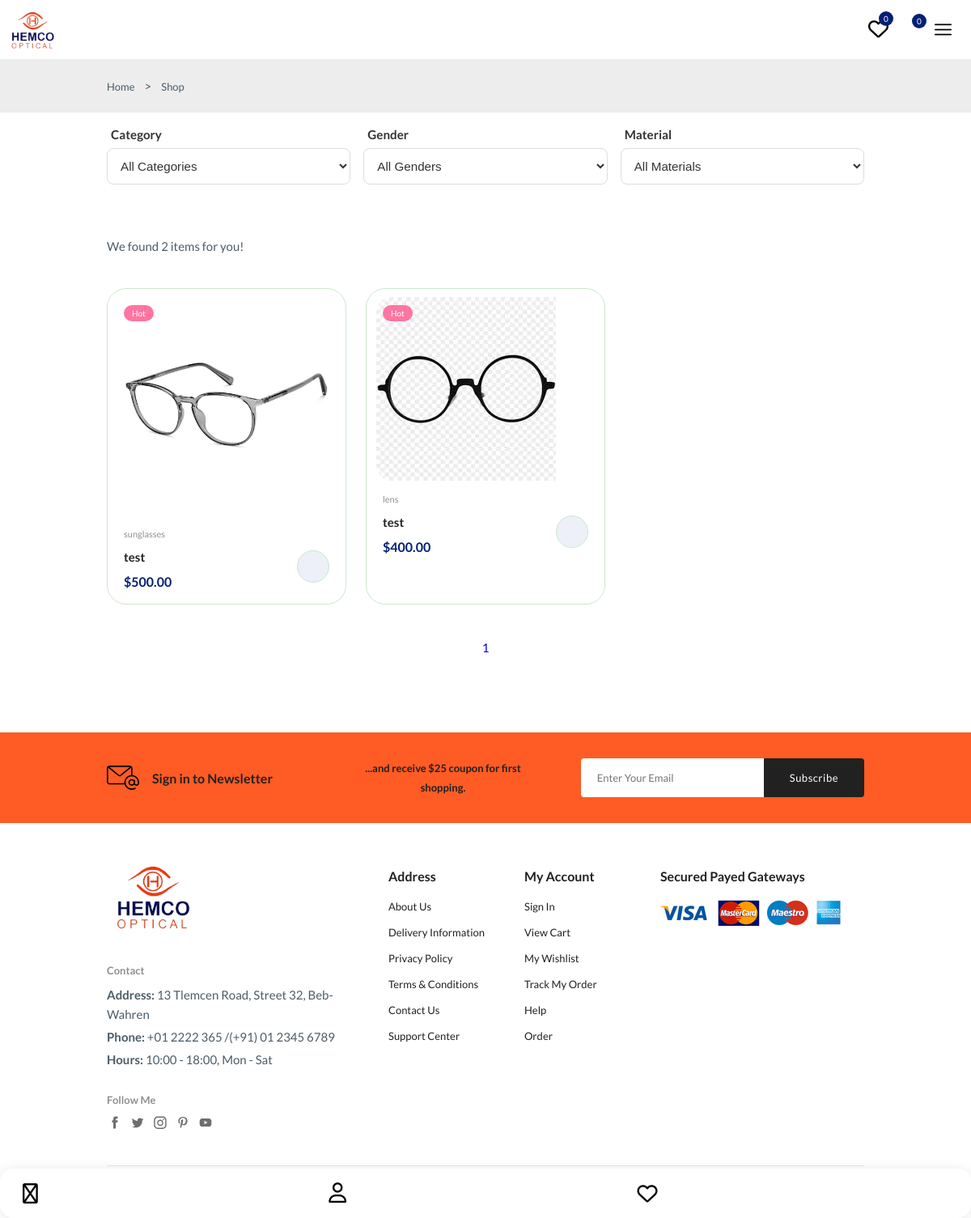
The page /shop.php on the database its author committed.
### tables this page shows
CREATE TABLE `frames` (
  `frame_id` int(11) NOT NULL,
  `brand_id` int(11) DEFAULT NULL,
  `gender` enum('men','women','child') NOT NULL,
  `description` text DEFAULT NULL,
  `name` varchar(255) NOT NULL,
  `material` varchar(255) NOT NULL,
  `shape` varchar(100) NOT NULL,
  `price` decimal(10,2) NOT NULL,
  `tag` varchar(100) DEFAULT NULL
);

### shop.php (the view, shortened to what this page needs)
<?php
include('include/header.php');
include('include/navbar.php');
$category = isset($_GET['category']) ? $_GET['category'] : '';
$material = isset($_GET['material']) ? $_GET['material'] : '';
$gender = isset($_GET['gender']) ? $_GET['gender'] : '';
$limit = 9;
$page = isset($_GET['page']) ? (int)$_GET['page'] : 1;
$start_from = ($page - 1) * $limit;
$where = "WHERE 1";
$query = "
SELECT
    f.frame_id, f.name AS frame_name, f.price, f.gender, f.material,
    fc.name AS category_name,
    fi.image_url
FROM frames f
LEFT JOIN frame_category_map fcm ON f.frame_id = fcm.frame_id
LEFT JOIN frame_category fc ON fcm.category_id = fc.category_id
LEFT JOIN frame_images fi ON f.frame_id = fi.frame_id
$where
GROUP BY f.frame_id
LIMIT $start_from, $limit
";
$result = mysqli_query($conn, $query);
$count_query = "
SELECT COUNT(DISTINCT f.frame_id) AS total
FROM frames f
LEFT JOIN frame_category_map fcm ON f.frame_id = fcm.frame_id
LEFT JOIN frame_category fc ON fcm.category_id = fc.category_id
$where
";
$count_result = mysqli_fetch_assoc(mysqli_query($conn, $count_query));
$total_products = $count_result['total'];
$total_pages = ceil($total_products / $limit);
?>
<body>
<main class="main">
    <section class="breadcrumb">
        <ul class="breadcrumb__list flex container">
            <li><a href="index.php" class="breadcrumb__link">Home</a></li>
            <li><span class="breadcrumb__link"></span>></li>
            <li><span class="breadcrumb__link">Shop</span></li>
        </ul>
    </section>
<br>
    <section class="filters container section--sm">
    <form method="GET" action="shop.php" class="filters__form grid" id="filterForm">
        <div class="filter__group">
            <label for="category"><i class="fi fi-rs-apps"></i> Category</label>
            <select id="category" name="category" class="filter__select">
                <option value="">All Categories</option>
            </select>
        </div>
        <div class="filter__group">
            <label for="gender"><i class="fi fi-rs-user"></i> Gender</label>
            <select id="gender" name="gender" class="filter__select">
                <option value="">All Genders</option>
            </select>
        </div>
        <div class="filter__group">
            <label for="material"><i class="fi fi-rs-diamond"></i> Material</label>
            <select id="material" name="material" class="filter__select">
                <option value="">All Materials</option>
            </select>
        </div>
    </form>
</section>
    <section class="products container section--lg">
        <p class="total__products">We found <?php echo $total_products; ?> items for you!</p>
        <div class="products__container grid">
            <?php while ($row = mysqli_fetch_assoc($result)) { ?>
            <div class="product__item">
                <div class="product__banner">
                    <a href="details.php?frame_id=<?php echo $row['frame_id']; ?>" class="product__images">
                        <img src="uploads/<?php echo $row['image_url']; ?>" alt="<?php echo htmlspecialchars($row['frame_name']); ?>" class="product__img default" />
                    </a>
                    <div class="product__badge light-pink">Hot</div>
                </div>
                <div class="product__content">
                    <span class="product__category"><?php echo $row['category_name']; ?></span>
                    <a href="details.php?frame_id=<?php echo $row['frame_id']; ?>">
                        <h3 class="product__title"><?php echo htmlspecialchars($row['frame_name']); ?></h3>
                    </a>
                    <div class="product__price flex">
                        <span class="new__price">$<?php echo $row['price']; ?></span>
                    </div>
                    <a href="#" class="action__btn cart__btn add-to-cart-btn" data-frame-id="<?php echo $row['frame_id']; ?>" aria-label="Add To Cart">
                    </a>
                </div>
            </div>
            <?php } ?>
        </div>
        <div class="pagination flex">
            <?php for ($i = 1; $i <= $total_pages; $i++): ?>
                <a href="?page=<?php echo $i; ?>&category=<?php echo $category; ?>&material=<?php echo $material; ?>&gender=<?php echo $gender; ?>"
                   class="pagination__btn <?php if($i == $page) echo 'active'; ?>">
                   <?php echo $i; ?>
                </a>
            <?php endfor; ?>
        </div>
    </section>
</main>
<?php include('include/news.php') ?>
<?php include('include/footer.php') ?>
</body>
</html>

### assets/css/style.css (style rules this page uses)
:root { --item1-transform: translateX(-100%) translateY(-5%) scale(1.5); --item1-filter: blur(30px); --item1-zIndex: 11; --item1-opacity: 0; --item2-transform: translateX(0); --item2-filter: blur(0px); --item2-zIndex: 10; --item2-opacity: 1; --item3-transform: translate(50%,10%) scale(0.8); --item3-filter: blur(10px); --item3-zIndex: 9; --item3-opacity: 1; --item4-transform: translate(90%,20%) scale(0.5); --item4-filter: blur(30px); --item4-zIndex: 8; --item4-opacity: 1; --item5-transform: translate(120%,30%) scale(0.3); --item5-filter: blur(40px); --item5-zIndex: 7; --item5-opacity: 0; }

### shop.php (style rules this page uses)
.filters__form.grid { display: grid; grid-template-columns: repeat(auto-fit, minmax(200px, 1fr)); gap: 1rem; align-items: end; }
.filter__group { display: flex; flex-direction: column; }
.filter__group label { margin-bottom: 0.5rem; font-weight: 600; font-size: 0.95rem; color: #333; display: flex; align-items: center; gap: 5px; }
.filter__select { padding: 0.75rem; border: 1px solid #ddd; border-radius: 0.5rem; background-color: #fff; font-size: 0.95rem; color: #333; transition: 0.3s; }

### rows shown on the page
frames: name (picture), category_name "sunglasses", name "test", price "500.00"
frames: category_name "lens", name "test", price "400.00"

### other values the page prints
$wishlist_count "0"
$cart_count "0"
$total_products "2"
